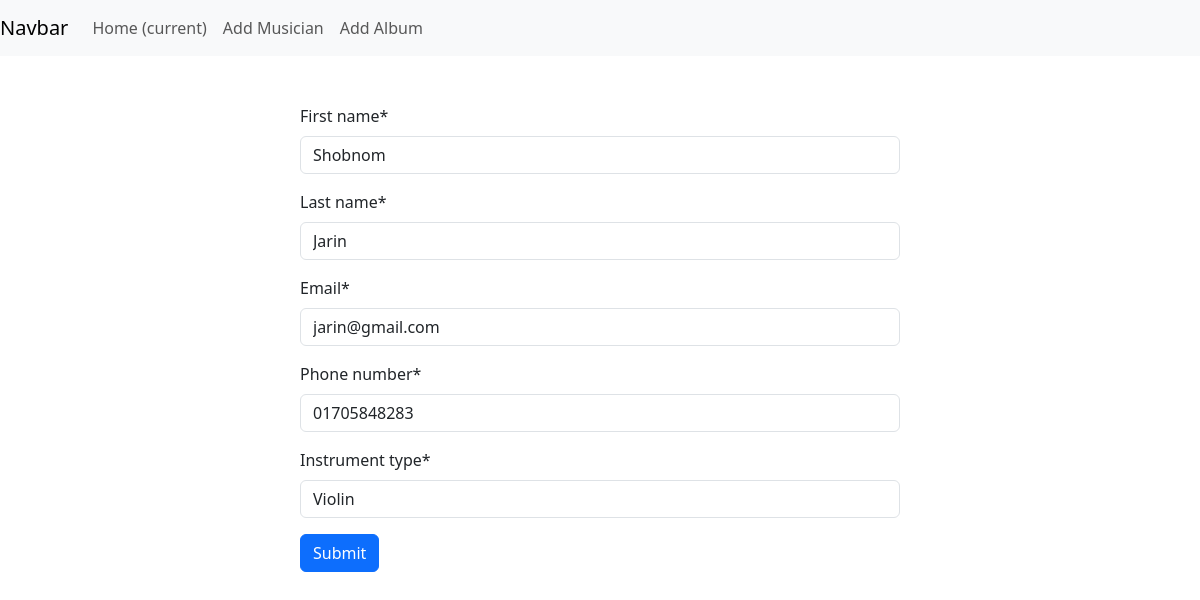
The page /musician/edit/2 on the database its author committed.
### musician/models.py (models this page shows, shortened)
class Musician(models.Model):
    first_name = models.CharField(max_length=30)
    last_name = models.CharField(max_length=30)
    email = models.CharField(max_length=50)
    phone_number = models.CharField(max_length=50)
    instrument_type = models.CharField(max_length=50)

### musician/views.py (the view)
# urls.py: path('edit/<int:id>',views.edit_musician, name ='edit_musician'),
def edit_musician(request, id):
    musician = models.Musician.objects.get(pk=id)
    musician_form = forms.MusicianForm(instance=musician)
    if request.method == "POST":
        musician_form = forms.MusicianForm(request.POST, instance=musician)
        if musician_form.is_valid():
            musician_form.save()
            print(musician_form.cleaned_data)
            return redirect('home')
    return render(request, './musician/add_musician.html', {'form': musician_form})

### musician/forms.py
class MusicianForm(forms.ModelForm):
    class Meta:
        model = Musician
        fields = '__all__'

### musician/templates/musician/add_musician.html (shortened to what this page needs)
{% extends "base.html" %}
{% load crispy_forms_tags %}
{% block content %}
    <form action="" method="post" style="width: 50%; height: 50%; margin: auto;" class="pt-5">
        {{form | crispy}}
        <input class="btn btn-primary" type="submit" value="Submit">
    </form>
{% endblock content %}

### rows shown on the page
Musician: first_name "Shobnom", last_name "Jarin", email "jarin@gmail.com", phone_number "01705848283", instrument_type "Violin"
